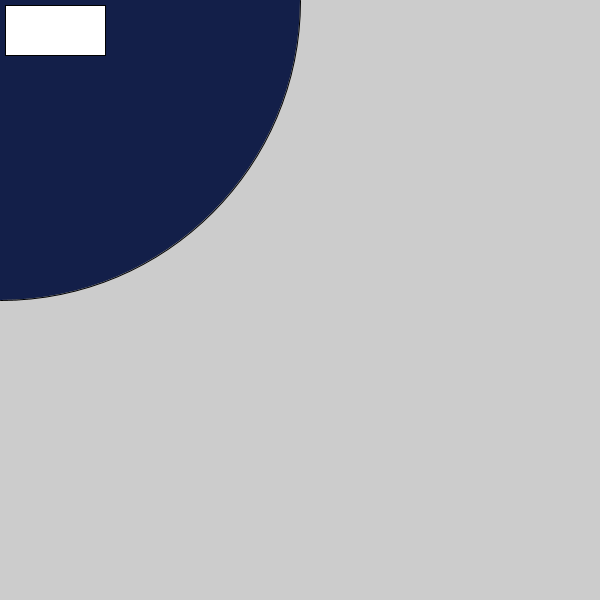
Frame 1 (no input)
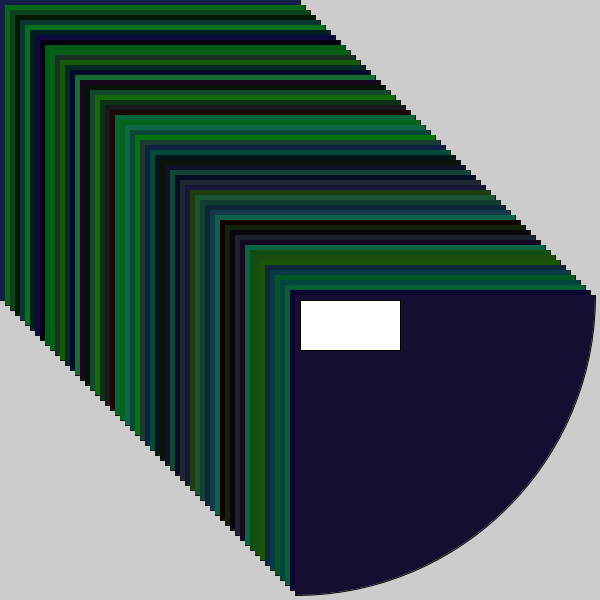
Frame 60 (the mouse pressed at the canvas centre just before this capture)
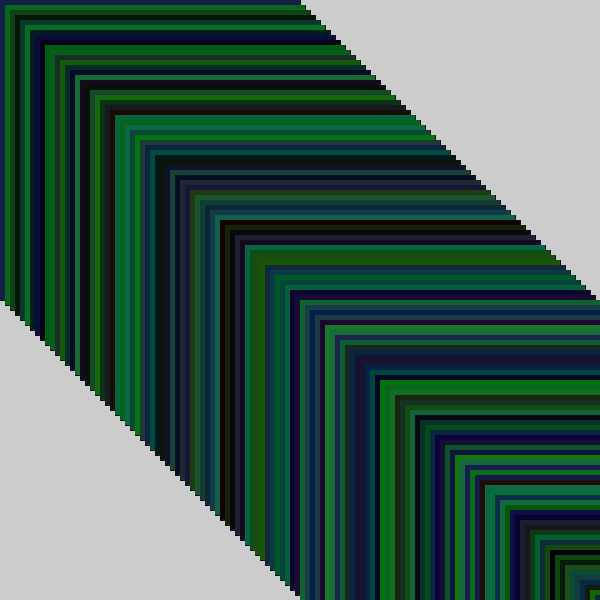
Frame 120 (the mouse held since frame 60 and released just before this capture)

The Processing sketch that drew these frames (run headless with seeded random() and noise(); from frame 60 on, the mouse is pressed at the canvas centre):

// Processing sketch: processing_39427
// ── processing_39427.pde

int dirX ;
int dirY ;
int x ;
int y ;

void setup () {
  size (600,600) ;
  dirX = 5 ;
  dirY = 5 ;
  x = 0 ;
  y =0 ;
  
}

void draw () {
  //background (random (255), random (90), random (50) ) ;
  fill(random (30), random (120), random (77)) ;
  arc (x, x, 600, 600, 0 , PI/2) ;
  x += dirX ;
  y += dirY;
  fill (255) ;
  rect (x,y,100, 50) ;
  if (x > 600 ) {
  dirX = -5 ;
  dirY =-1 ;
  
}

if (y < 1 ) {
  dirY = 5;
  
}

if (x < 1 ) {
  dirX += 5;
}


}

                
                
